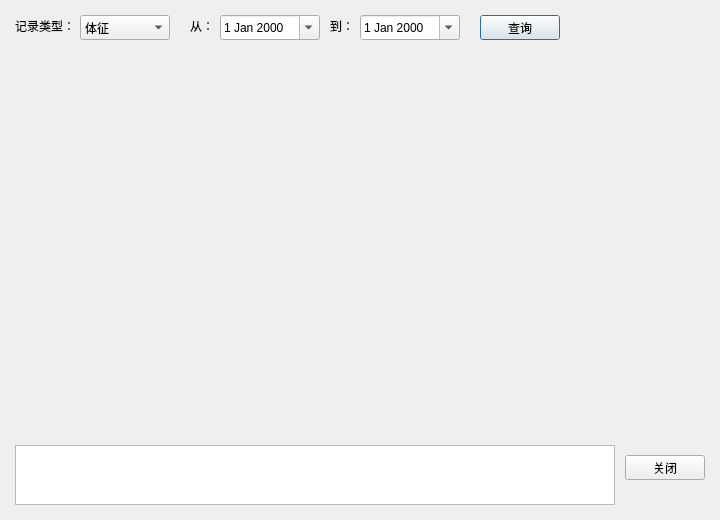
<?xml version="1.0" encoding="UTF-8"?>
<ui version="4.0">
 <class>TrendDialog</class>
 <widget class="QDialog" name="TrendDialog">
  <property name="geometry">
   <rect>
    <x>0</x>
    <y>0</y>
    <width>720</width>
    <height>520</height>
   </rect>
  </property>
  <property name="windowTitle">
   <string>趋势分析</string>
  </property>
  <widget class="QLabel" name="label">
   <property name="geometry">
    <rect>
     <x>15</x>
     <y>18</y>
     <width>61</width>
     <height>16</height>
    </rect>
   </property>
   <property name="text">
    <string>记录类型：</string>
   </property>
  </widget>
  <widget class="QComboBox" name="typeCombo">
   <property name="geometry">
    <rect>
     <x>80</x>
     <y>15</y>
     <width>90</width>
     <height>25</height>
    </rect>
   </property>
   <item>
    <property name="text">
     <string>体征</string>
    </property>
   </item>
   <item>
    <property name="text">
     <string>检验</string>
    </property>
   </item>
   <item>
    <property name="text">
     <string>血压</string>
    </property>
   </item>
  </widget>
  <widget class="QLabel" name="label_2">
   <property name="geometry">
    <rect>
     <x>190</x>
     <y>18</y>
     <width>31</width>
     <height>16</height>
    </rect>
   </property>
   <property name="text">
    <string>从：</string>
   </property>
  </widget>
  <widget class="QDateEdit" name="fromDate">
   <property name="geometry">
    <rect>
     <x>220</x>
     <y>15</y>
     <width>100</width>
     <height>25</height>
    </rect>
   </property>
   <property name="calendarPopup">
    <bool>true</bool>
   </property>
  </widget>
  <widget class="QLabel" name="label_3">
   <property name="geometry">
    <rect>
     <x>330</x>
     <y>18</y>
     <width>31</width>
     <height>16</height>
    </rect>
   </property>
   <property name="text">
    <string>到：</string>
   </property>
  </widget>
  <widget class="QDateEdit" name="toDate">
   <property name="geometry">
    <rect>
     <x>360</x>
     <y>15</y>
     <width>100</width>
     <height>25</height>
    </rect>
   </property>
   <property name="calendarPopup">
    <bool>true</bool>
   </property>
  </widget>
  <widget class="QPushButton" name="searchButton">
   <property name="geometry">
    <rect>
     <x>480</x>
     <y>15</y>
     <width>80</width>
     <height>25</height>
    </rect>
   </property>
   <property name="text">
    <string>查询</string>
   </property>
  </widget>
  <widget class="QWidget" name="chartContainer" native="true">
   <property name="geometry">
    <rect>
     <x>15</x>
     <y>55</y>
     <width>690</width>
     <height>380</height>
    </rect>
   </property>
  </widget>
  <widget class="QTextBrowser" name="statsDisplay">
   <property name="geometry">
    <rect>
     <x>15</x>
     <y>445</y>
     <width>600</width>
     <height>60</height>
    </rect>
   </property>
  </widget>
  <widget class="QPushButton" name="closeButton">
   <property name="geometry">
    <rect>
     <x>625</x>
     <y>455</y>
     <width>80</width>
     <height>25</height>
    </rect>
   </property>
   <property name="text">
    <string>关闭</string>
   </property>
  </widget>
 </widget>
 <resources/>
 <connections/>
</ui>
